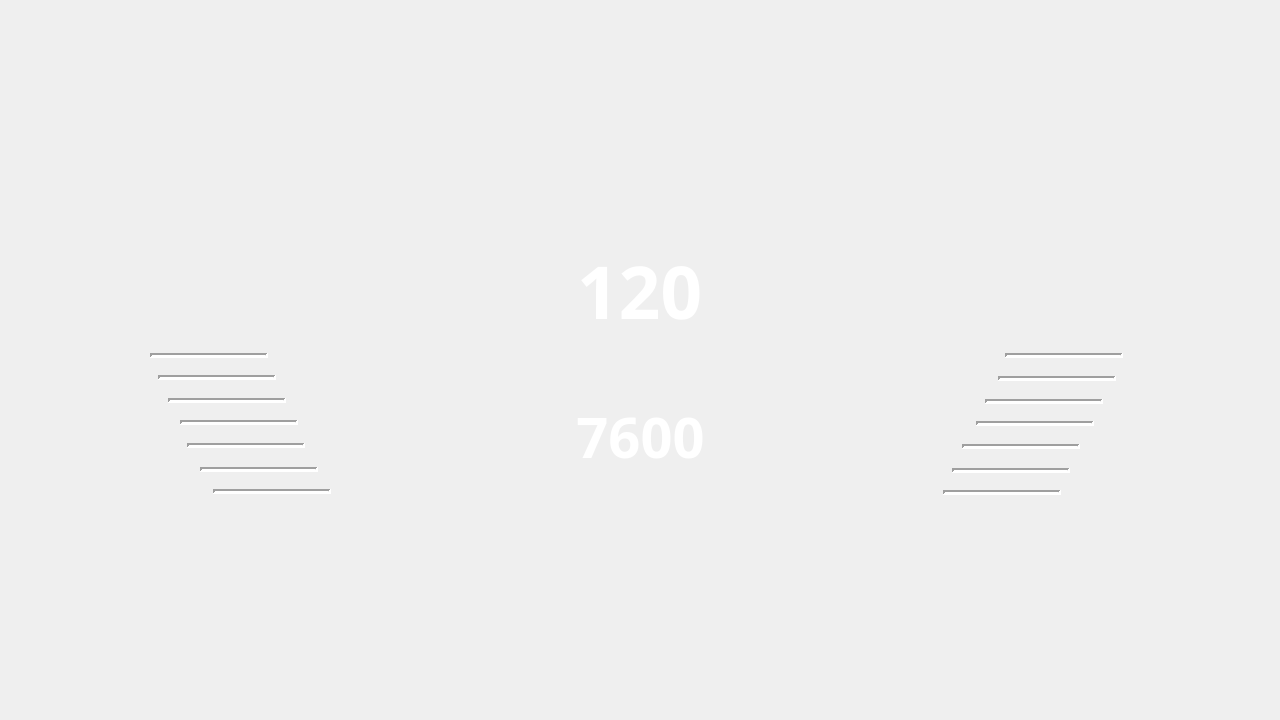
<?xml version="1.0" encoding="UTF-8"?>
<ui version="4.0">
 <class>MainWindow</class>
 <widget class="QMainWindow" name="MainWindow">
  <property name="geometry">
   <rect>
    <x>0</x>
    <y>0</y>
    <width>1280</width>
    <height>720</height>
   </rect>
  </property>
  <property name="windowTitle">
   <string>MainWindow</string>
  </property>
  <property name="styleSheet">
   <string notr="true">background-image: url(:/newPrefix/Background_720p.png);</string>
  </property>
  <widget class="QWidget" name="centralwidget">
   <widget class="QLabel" name="MPHLabel">
    <property name="geometry">
     <rect>
      <x>554</x>
      <y>240</y>
      <width>171</width>
      <height>101</height>
     </rect>
    </property>
    <property name="font">
     <font>
      <family>Steelfish</family>
      <pointsize>55</pointsize>
      <weight>75</weight>
      <bold>true</bold>
     </font>
    </property>
    <property name="styleSheet">
     <string notr="true">QLabel{
	background:  rgba( 255, 255, 255, 0% );
	color: rgb(255,255,255);
}</string>
    </property>
    <property name="text">
     <string>120</string>
    </property>
    <property name="alignment">
     <set>Qt::AlignCenter</set>
    </property>
   </widget>
   <widget class="QLabel" name="RPMLabel">
    <property name="geometry">
     <rect>
      <x>570</x>
      <y>396</y>
      <width>141</width>
      <height>81</height>
     </rect>
    </property>
    <property name="font">
     <font>
      <family>Steelfish</family>
      <pointsize>42</pointsize>
      <weight>75</weight>
      <bold>true</bold>
     </font>
    </property>
    <property name="styleSheet">
     <string notr="true">QLabel{
	background:  rgba( 255, 255, 255, 0% );
	color: rgb(255,255,255);
}</string>
    </property>
    <property name="text">
     <string>7600</string>
    </property>
    <property name="alignment">
     <set>Qt::AlignCenter</set>
    </property>
   </widget>
   <widget class="Line" name="Gas_1">
    <property name="geometry">
     <rect>
      <x>213</x>
      <y>489</y>
      <width>118</width>
      <height>5</height>
     </rect>
    </property>
    <property name="lineWidth">
     <number>3</number>
    </property>
    <property name="orientation">
     <enum>Qt::Horizontal</enum>
    </property>
   </widget>
   <widget class="Line" name="Gas_2">
    <property name="geometry">
     <rect>
      <x>200</x>
      <y>467</y>
      <width>118</width>
      <height>5</height>
     </rect>
    </property>
    <property name="lineWidth">
     <number>3</number>
    </property>
    <property name="orientation">
     <enum>Qt::Horizontal</enum>
    </property>
   </widget>
   <widget class="Line" name="Gas_3">
    <property name="geometry">
     <rect>
      <x>187</x>
      <y>443</y>
      <width>118</width>
      <height>5</height>
     </rect>
    </property>
    <property name="lineWidth">
     <number>3</number>
    </property>
    <property name="orientation">
     <enum>Qt::Horizontal</enum>
    </property>
   </widget>
   <widget class="Line" name="Gas_4">
    <property name="geometry">
     <rect>
      <x>180</x>
      <y>420</y>
      <width>118</width>
      <height>5</height>
     </rect>
    </property>
    <property name="lineWidth">
     <number>3</number>
    </property>
    <property name="orientation">
     <enum>Qt::Horizontal</enum>
    </property>
   </widget>
   <widget class="Line" name="Gas_5">
    <property name="geometry">
     <rect>
      <x>168</x>
      <y>398</y>
      <width>118</width>
      <height>5</height>
     </rect>
    </property>
    <property name="lineWidth">
     <number>3</number>
    </property>
    <property name="orientation">
     <enum>Qt::Horizontal</enum>
    </property>
   </widget>
   <widget class="Line" name="Gas_6">
    <property name="geometry">
     <rect>
      <x>158</x>
      <y>375</y>
      <width>118</width>
      <height>5</height>
     </rect>
    </property>
    <property name="lineWidth">
     <number>3</number>
    </property>
    <property name="orientation">
     <enum>Qt::Horizontal</enum>
    </property>
   </widget>
   <widget class="Line" name="Gas_7">
    <property name="geometry">
     <rect>
      <x>150</x>
      <y>353</y>
      <width>118</width>
      <height>5</height>
     </rect>
    </property>
    <property name="lineWidth">
     <number>3</number>
    </property>
    <property name="orientation">
     <enum>Qt::Horizontal</enum>
    </property>
   </widget>
   <widget class="Line" name="Temp_3">
    <property name="geometry">
     <rect>
      <x>962</x>
      <y>444</y>
      <width>118</width>
      <height>5</height>
     </rect>
    </property>
    <property name="lineWidth">
     <number>3</number>
    </property>
    <property name="orientation">
     <enum>Qt::Horizontal</enum>
    </property>
   </widget>
   <widget class="Line" name="Temp_5">
    <property name="geometry">
     <rect>
      <x>985</x>
      <y>399</y>
      <width>118</width>
      <height>5</height>
     </rect>
    </property>
    <property name="lineWidth">
     <number>3</number>
    </property>
    <property name="orientation">
     <enum>Qt::Horizontal</enum>
    </property>
   </widget>
   <widget class="Line" name="Temp_6">
    <property name="geometry">
     <rect>
      <x>998</x>
      <y>376</y>
      <width>118</width>
      <height>5</height>
     </rect>
    </property>
    <property name="lineWidth">
     <number>3</number>
    </property>
    <property name="orientation">
     <enum>Qt::Horizontal</enum>
    </property>
   </widget>
   <widget class="Line" name="Temp_2">
    <property name="geometry">
     <rect>
      <x>952</x>
      <y>468</y>
      <width>118</width>
      <height>5</height>
     </rect>
    </property>
    <property name="lineWidth">
     <number>3</number>
    </property>
    <property name="orientation">
     <enum>Qt::Horizontal</enum>
    </property>
   </widget>
   <widget class="Line" name="Temp_7">
    <property name="geometry">
     <rect>
      <x>1005</x>
      <y>353</y>
      <width>118</width>
      <height>5</height>
     </rect>
    </property>
    <property name="lineWidth">
     <number>3</number>
    </property>
    <property name="orientation">
     <enum>Qt::Horizontal</enum>
    </property>
   </widget>
   <widget class="Line" name="Temp_4">
    <property name="geometry">
     <rect>
      <x>976</x>
      <y>421</y>
      <width>118</width>
      <height>5</height>
     </rect>
    </property>
    <property name="lineWidth">
     <number>3</number>
    </property>
    <property name="orientation">
     <enum>Qt::Horizontal</enum>
    </property>
   </widget>
   <widget class="Line" name="Temp_1">
    <property name="geometry">
     <rect>
      <x>943</x>
      <y>490</y>
      <width>118</width>
      <height>5</height>
     </rect>
    </property>
    <property name="lineWidth">
     <number>3</number>
    </property>
    <property name="orientation">
     <enum>Qt::Horizontal</enum>
    </property>
   </widget>
   <widget class="QLabel" name="BSS_Right">
    <property name="geometry">
     <rect>
      <x>1020</x>
      <y>110</y>
      <width>200</width>
      <height>210</height>
     </rect>
    </property>
    <property name="text">
     <string/>
    </property>
    <property name="pixmap">
     <pixmap resource="xz.qrc">:/newPrefix/blindspot copy.png</pixmap>
    </property>
    <property name="scaledContents">
     <bool>true</bool>
    </property>
   </widget>
   <widget class="QLabel" name="BSS_Left">
    <property name="geometry">
     <rect>
      <x>70</x>
      <y>110</y>
      <width>200</width>
      <height>210</height>
     </rect>
    </property>
    <property name="text">
     <string/>
    </property>
    <property name="pixmap">
     <pixmap resource="xz.qrc">:/newPrefix/blindspot_2.png</pixmap>
    </property>
    <property name="scaledContents">
     <bool>true</bool>
    </property>
   </widget>
   <widget class="QLabel" name="BSS_Right_On">
    <property name="geometry">
     <rect>
      <x>1020</x>
      <y>110</y>
      <width>200</width>
      <height>210</height>
     </rect>
    </property>
    <property name="text">
     <string/>
    </property>
    <property name="pixmap">
     <pixmap resource="xz.qrc">:/newPrefix/blindspot_yellow_right.png</pixmap>
    </property>
    <property name="scaledContents">
     <bool>true</bool>
    </property>
   </widget>
   <widget class="QLabel" name="BSS_Left_On">
    <property name="geometry">
     <rect>
      <x>70</x>
      <y>110</y>
      <width>200</width>
      <height>210</height>
     </rect>
    </property>
    <property name="text">
     <string/>
    </property>
    <property name="pixmap">
     <pixmap resource="xz.qrc">:/newPrefix/blindspot_yellow_left.png</pixmap>
    </property>
    <property name="scaledContents">
     <bool>true</bool>
    </property>
   </widget>
   <widget class="QLabel" name="MPH_0">
    <property name="geometry">
     <rect>
      <x>529</x>
      <y>535</y>
      <width>20</width>
      <height>20</height>
     </rect>
    </property>
    <property name="text">
     <string/>
    </property>
    <property name="pixmap">
     <pixmap resource="xz.qrc">:/newPrefix/Speedo indicator.png</pixmap>
    </property>
    <property name="scaledContents">
     <bool>true</bool>
    </property>
   </widget>
   <widget class="QLabel" name="MPH_1">
    <property name="geometry">
     <rect>
      <x>467</x>
      <y>492</y>
      <width>20</width>
      <height>20</height>
     </rect>
    </property>
    <property name="text">
     <string/>
    </property>
    <property name="pixmap">
     <pixmap resource="xz.qrc">:/newPrefix/Speedo indicator.png</pixmap>
    </property>
    <property name="scaledContents">
     <bool>true</bool>
    </property>
   </widget>
   <widget class="QLabel" name="MPH_2">
    <property name="geometry">
     <rect>
      <x>424</x>
      <y>430</y>
      <width>20</width>
      <height>20</height>
     </rect>
    </property>
    <property name="text">
     <string/>
    </property>
    <property name="pixmap">
     <pixmap resource="xz.qrc">:/newPrefix/Speedo indicator.png</pixmap>
    </property>
    <property name="scaledContents">
     <bool>true</bool>
    </property>
   </widget>
   <widget class="QLabel" name="MPH_3">
    <property name="geometry">
     <rect>
      <x>403</x>
      <y>355</y>
      <width>20</width>
      <height>20</height>
     </rect>
    </property>
    <property name="text">
     <string/>
    </property>
    <property name="pixmap">
     <pixmap resource="xz.qrc">:/newPrefix/Speedo indicator.png</pixmap>
    </property>
    <property name="scaledContents">
     <bool>true</bool>
    </property>
   </widget>
   <widget class="QLabel" name="MPH_4">
    <property name="geometry">
     <rect>
      <x>405</x>
      <y>278</y>
      <width>20</width>
      <height>20</height>
     </rect>
    </property>
    <property name="text">
     <string/>
    </property>
    <property name="pixmap">
     <pixmap resource="xz.qrc">:/newPrefix/Speedo indicator.png</pixmap>
    </property>
    <property name="scaledContents">
     <bool>true</bool>
    </property>
   </widget>
   <widget class="QLabel" name="MPH_5">
    <property name="geometry">
     <rect>
      <x>435</x>
      <y>204</y>
      <width>20</width>
      <height>20</height>
     </rect>
    </property>
    <property name="text">
     <string/>
    </property>
    <property name="pixmap">
     <pixmap resource="xz.qrc">:/newPrefix/Speedo indicator.png</pixmap>
    </property>
    <property name="scaledContents">
     <bool>true</bool>
    </property>
   </widget>
   <widget class="QLabel" name="MPH_6">
    <property name="geometry">
     <rect>
      <x>487</x>
      <y>150</y>
      <width>20</width>
      <height>20</height>
     </rect>
    </property>
    <property name="text">
     <string/>
    </property>
    <property name="pixmap">
     <pixmap resource="xz.qrc">:/newPrefix/Speedo indicator.png</pixmap>
    </property>
    <property name="scaledContents">
     <bool>true</bool>
    </property>
   </widget>
   <widget class="QLabel" name="MPH_7">
    <property name="geometry">
     <rect>
      <x>554</x>
      <y>111</y>
      <width>20</width>
      <height>20</height>
     </rect>
    </property>
    <property name="text">
     <string/>
    </property>
    <property name="pixmap">
     <pixmap resource="xz.qrc">:/newPrefix/Speedo indicator.png</pixmap>
    </property>
    <property name="scaledContents">
     <bool>true</bool>
    </property>
   </widget>
   <widget class="QLabel" name="MPH_8">
    <property name="geometry">
     <rect>
      <x>630</x>
      <y>100</y>
      <width>20</width>
      <height>20</height>
     </rect>
    </property>
    <property name="text">
     <string/>
    </property>
    <property name="pixmap">
     <pixmap resource="xz.qrc">:/newPrefix/Speedo indicator.png</pixmap>
    </property>
    <property name="scaledContents">
     <bool>true</bool>
    </property>
   </widget>
   <widget class="QLabel" name="MPH_9">
    <property name="geometry">
     <rect>
      <x>707</x>
      <y>113</y>
      <width>20</width>
      <height>20</height>
     </rect>
    </property>
    <property name="text">
     <string/>
    </property>
    <property name="pixmap">
     <pixmap resource="xz.qrc">:/newPrefix/Speedo indicator.png</pixmap>
    </property>
    <property name="scaledContents">
     <bool>true</bool>
    </property>
   </widget>
   <widget class="QLabel" name="MPH_10">
    <property name="geometry">
     <rect>
      <x>774</x>
      <y>151</y>
      <width>20</width>
      <height>20</height>
     </rect>
    </property>
    <property name="text">
     <string/>
    </property>
    <property name="pixmap">
     <pixmap resource="xz.qrc">:/newPrefix/Speedo indicator.png</pixmap>
    </property>
    <property name="scaledContents">
     <bool>true</bool>
    </property>
   </widget>
   <widget class="QLabel" name="MPH_11">
    <property name="geometry">
     <rect>
      <x>825</x>
      <y>207</y>
      <width>20</width>
      <height>20</height>
     </rect>
    </property>
    <property name="text">
     <string/>
    </property>
    <property name="pixmap">
     <pixmap resource="xz.qrc">:/newPrefix/Speedo indicator.png</pixmap>
    </property>
    <property name="scaledContents">
     <bool>true</bool>
    </property>
   </widget>
   <widget class="QLabel" name="MPH_12">
    <property name="geometry">
     <rect>
      <x>855</x>
      <y>280</y>
      <width>20</width>
      <height>20</height>
     </rect>
    </property>
    <property name="text">
     <string/>
    </property>
    <property name="pixmap">
     <pixmap resource="xz.qrc">:/newPrefix/Speedo indicator.png</pixmap>
    </property>
    <property name="scaledContents">
     <bool>true</bool>
    </property>
   </widget>
   <widget class="QLabel" name="MPH_13">
    <property name="geometry">
     <rect>
      <x>859</x>
      <y>355</y>
      <width>20</width>
      <height>20</height>
     </rect>
    </property>
    <property name="text">
     <string/>
    </property>
    <property name="pixmap">
     <pixmap resource="xz.qrc">:/newPrefix/Speedo indicator.png</pixmap>
    </property>
    <property name="scaledContents">
     <bool>true</bool>
    </property>
   </widget>
   <widget class="QLabel" name="MPH_14">
    <property name="geometry">
     <rect>
      <x>838</x>
      <y>429</y>
      <width>20</width>
      <height>20</height>
     </rect>
    </property>
    <property name="text">
     <string/>
    </property>
    <property name="pixmap">
     <pixmap resource="xz.qrc">:/newPrefix/Speedo indicator.png</pixmap>
    </property>
    <property name="scaledContents">
     <bool>true</bool>
    </property>
   </widget>
   <widget class="QLabel" name="MPH_15">
    <property name="geometry">
     <rect>
      <x>792</x>
      <y>489</y>
      <width>20</width>
      <height>20</height>
     </rect>
    </property>
    <property name="text">
     <string/>
    </property>
    <property name="pixmap">
     <pixmap resource="xz.qrc">:/newPrefix/Speedo indicator.png</pixmap>
    </property>
    <property name="scaledContents">
     <bool>true</bool>
    </property>
   </widget>
   <widget class="QLabel" name="MPH_16">
    <property name="geometry">
     <rect>
      <x>730</x>
      <y>534</y>
      <width>20</width>
      <height>20</height>
     </rect>
    </property>
    <property name="text">
     <string/>
    </property>
    <property name="pixmap">
     <pixmap resource="xz.qrc">:/newPrefix/Speedo indicator.png</pixmap>
    </property>
    <property name="scaledContents">
     <bool>true</bool>
    </property>
   </widget>
  </widget>
 </widget>
 <resources>
  <include location="xz.qrc"/>
 </resources>
 <connections/>
</ui>
